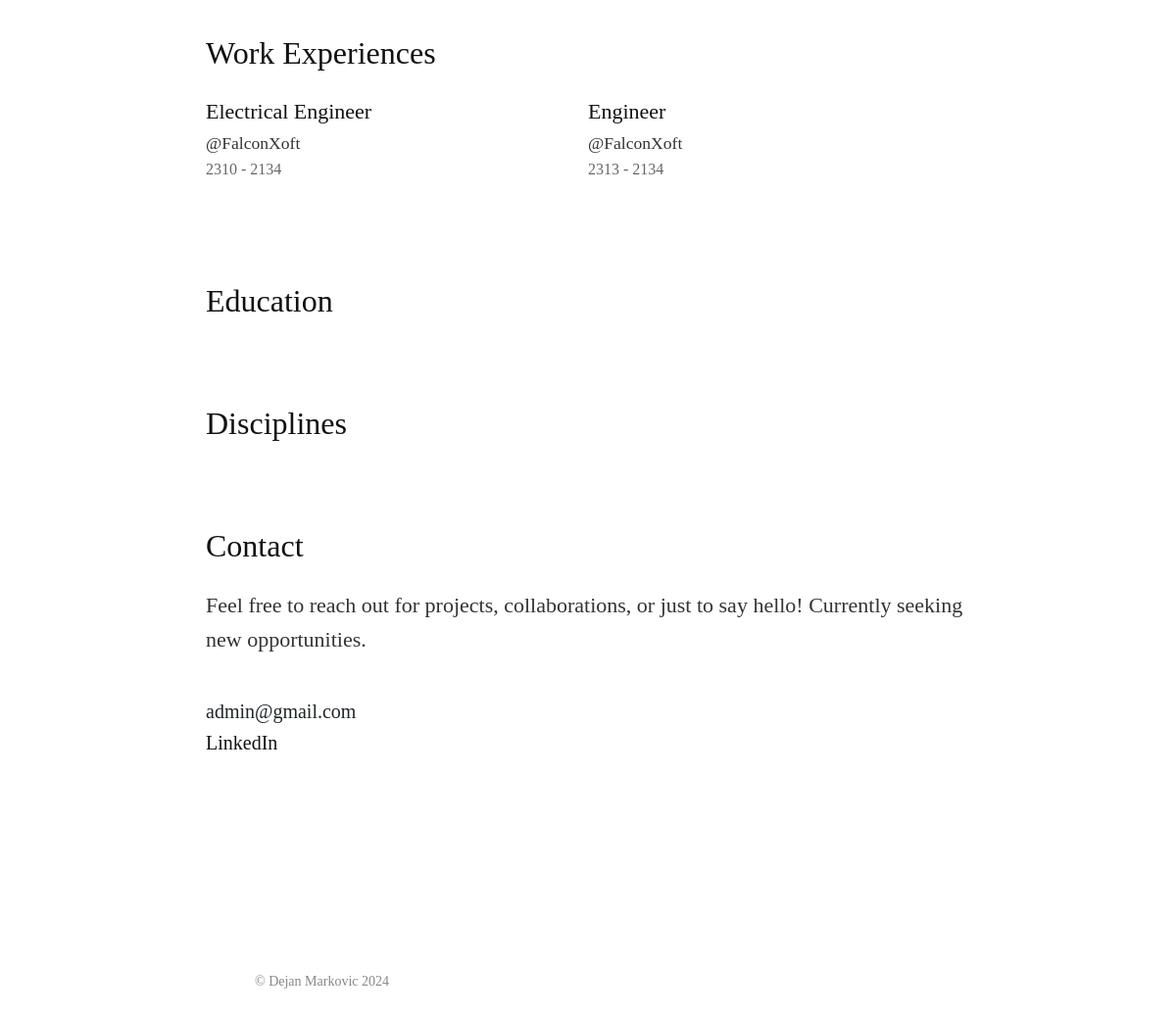
Page /about/ (lower part) on the earlier database version.
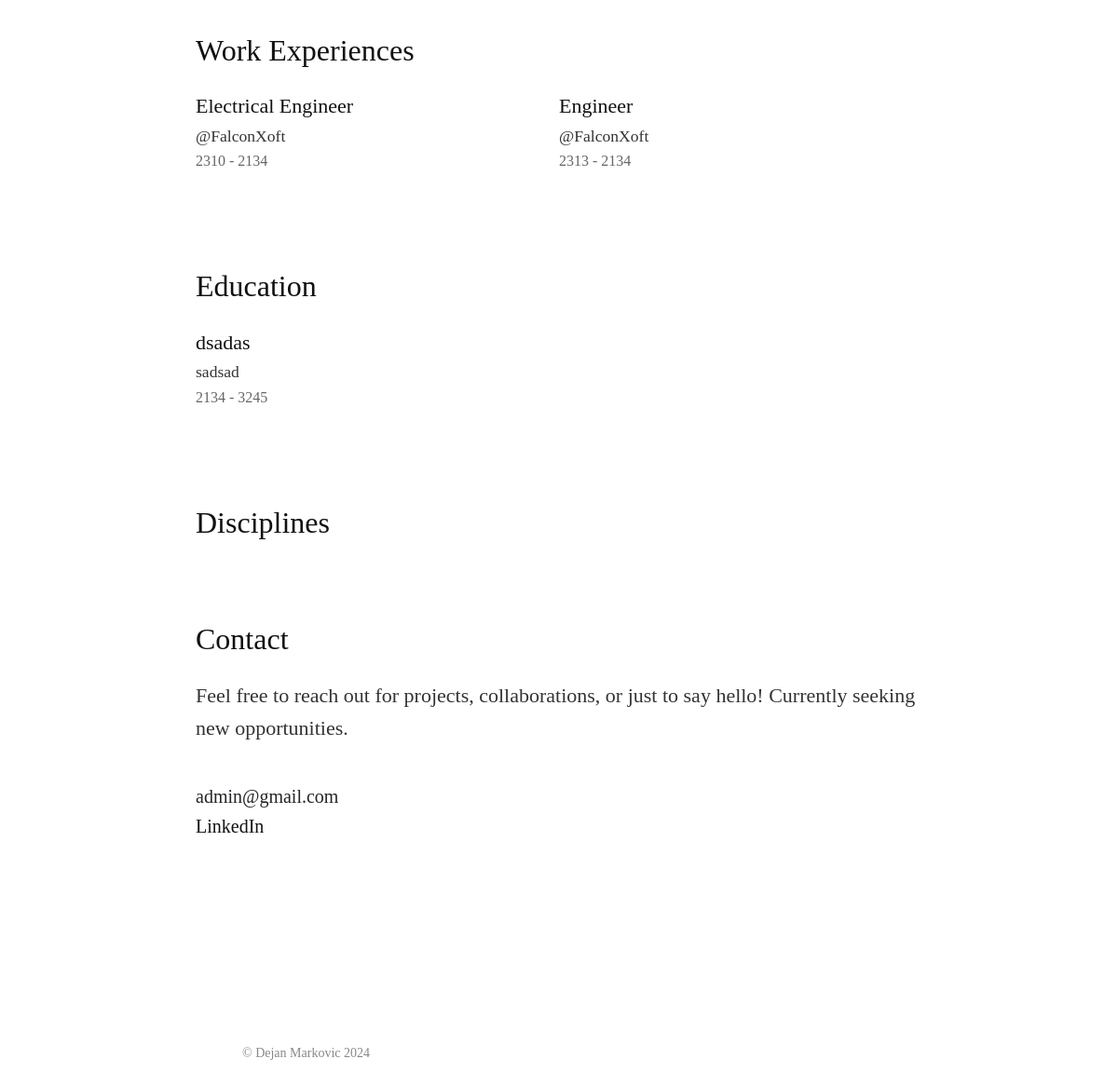
Same page on the later database version.
### portfolio_app/models.py (models this page shows, shortened)
class WorkExperience(models.Model):
    job_title = models.CharField(max_length=100, help_text='Job title.', blank=True, null=True)
    company = models.CharField(max_length=100, help_text='Company name.', blank=True, null=True)
    start_year = models.IntegerField(help_text='Start year of the work period.', blank=True, null=True)
    end_year = models.IntegerField(help_text='End year of the work period. Use the current year if still working.', blank=True, null=True)

class Education(models.Model):
    title = models.CharField(max_length=100, help_text='Degree or certification title.')
    degree_institution = models.CharField(max_length=100, help_text='Name of the degree and institution.')
    start_year = models.IntegerField(help_text='Start year of the education period.')
    end_year = models.IntegerField(help_text='End year of the education period.')

### portfolio_app/views.py (the view)
# urls.py: path('about/', views.about_page_view, name='about_page'),
def about_page_view(request):
    profile_description = ProfileDescription.objects.first()
    context = {}
    context['page_title'] = 'About Page'
    if profile_description:
        context['top_paragraph'] = profile_description.top_paragraph
        context['paragraph_1'] = profile_description.paragraph_1
        context['paragraph_2'] = profile_description.paragraph_2
        context['paragraph_3'] = profile_description.paragraph_3
        context['image_url'] = profile_description.image.url if profile_description.image else None
    else:
        context['add_data_button'] = True
    work_experiences = WorkExperience.objects.all()  # You can filter this to a specific user if needed
    work_experiences = WorkExperience.objects.all()  # Filtering by current user
    context['work_experiences'] = work_experiences
    education_entries = Education.objects.all()
    context['education_entries'] = education_entries
    discipline_entries = Discipline.objects.all()
    context['discipline_entries'] = discipline_entries
    user_profile = UserProfile.objects.first()
    context['user_email'] = user_profile.email
    context['linkedin_url'] = user_profile.linkedin_url
    return render(request, 'portfolio_app/about.html', context)

### portfolio_app/templates/portfolio_app/about.html (shortened to what this page needs)
{% extends 'base.html' %}
{% load static %}
{% block content %}
<div class="about-page slide delay01">
	<div class="about">
        <h4>Work Experiences</h4>
        {% if work_experiences %}
        <div class="multi-row-grid">
            {% for experience in work_experiences %}
            <div class="multi-row">
                <p class="title">{{ experience.job_title }}</p>
                <p class="entity">@{{ experience.company }}</p>
                <p class="years">{{ experience.start_year }} - {{ experience.end_year }}</p>
            </div>
            {% endfor %}
        </div>
        {% else %}
        {% if user.is_authenticated %}
        <p>Please <a href="{% url 'add_work_experience' %}" style="padding-top: 0px; display: inline-block;">add</a> work experience.</p>
        {% endif %}
        {% endif %}
		<h4>Education</h4>
        {% if education_entries %}
        <div class="multi-row-grid">
            {% for education in education_entries %}
            <div class="multi-row">
                <p class="title">{{ education.title }}</p>
                <p class="entity">{{ education.degree_institution }}</p>
                <p class="years">{{ education.start_year }} - {{ education.end_year }}</p>
            </div>
            {% endfor %}
        </div>
        {% else %}
        {% if user.is_authenticated %}
        <p>Please <a href="{% url 'add_education' %}" style="padding-top: 0px; display: inline-block;">add</a> education.</p>
        {% endif %}
        {% endif %}
		<h4>Disciplines</h4>
		<h4>Contact</h4>
			<p>Feel free to reach out for projects, collaborations, or just to say hello! Currently seeking new opportunities.</p>
            <div class="multi-row contact-options">
                <a id="copyemail" data-clipboard-text="{{ user_email }}">{{ user_email }}</a>
                <a href="{{ linkedin_url }}" target="_blank">LinkedIn</a>
            </div>
	</div>
</div>
{% endblock %}

Differences in the rows shown:
added Education: title "dsadas", degree_institution "sadsad", start_year "2134", end_year "3245"
